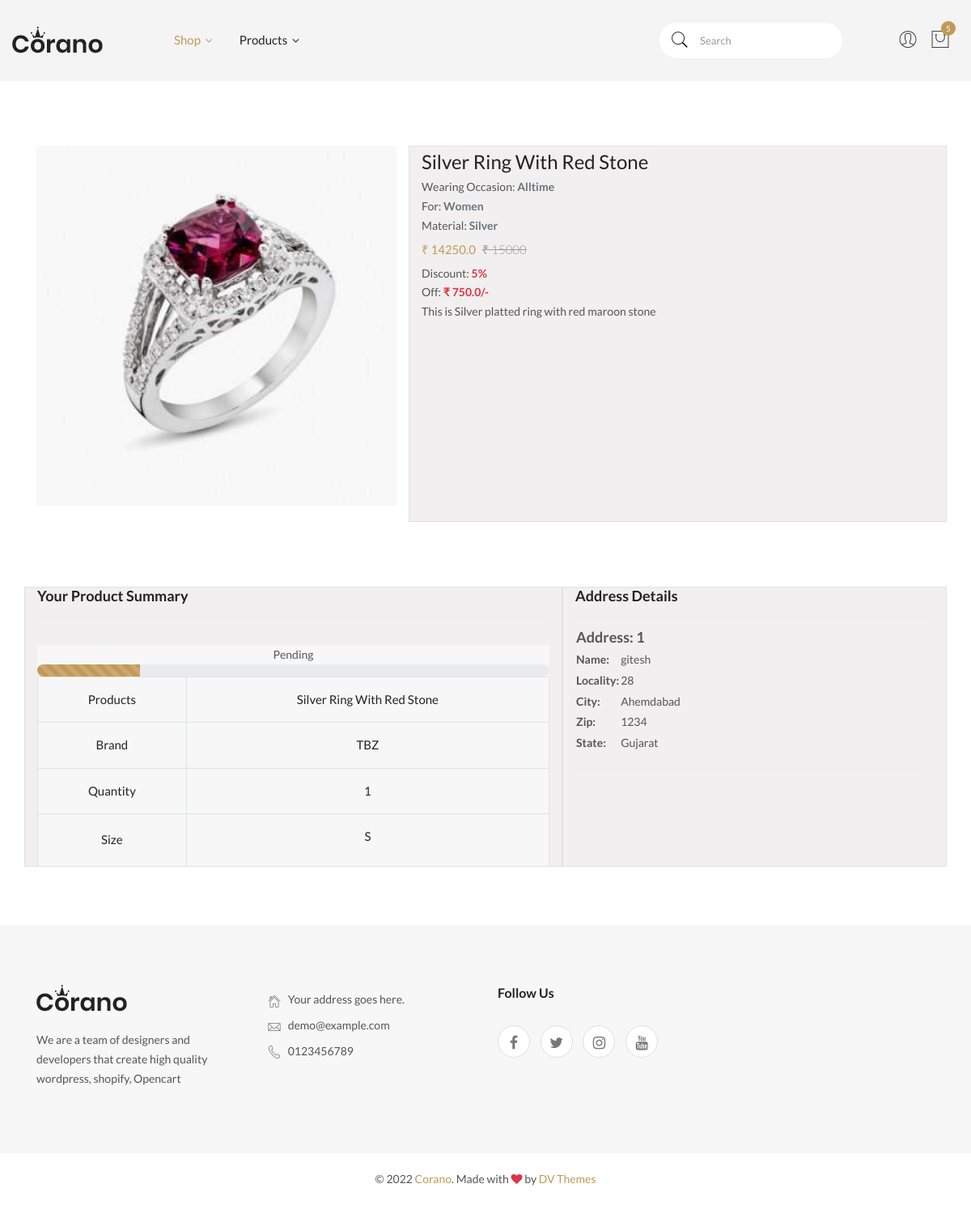
/orderdetails/49/ (signed in), run on the app's committed database.
### myapp/models.py (models this page shows, shortened)
class Order(models.Model):
    user = models.ForeignKey(User,on_delete=models.CASCADE)
    customer = models.ForeignKey(CustomerModel,on_delete=models.CASCADE)
    product = models.ForeignKey(ProductModel,on_delete=models.CASCADE)
    quantity = models.PositiveIntegerField()
    psize = models.CharField(max_length=20,default='S')
    order_date = models.DateTimeField(auto_now_add=True)
    status = models.CharField(choices=step,max_length=200,default='Pending')

class ProductModel(models.Model):
    name= models.CharField(max_length=300)
    main_cate = models.CharField(choices=m_cate,max_length=200)
    sub_cate = models.CharField(choices=s_cate,max_length=200)
    og_price = models.IntegerField()
    discount = models.IntegerField()
    discounted_price = models.IntegerField(null=True)
    sell_price = models.IntegerField(null=True)
    p_type = models.CharField(default = 'Single Material',choices=ptype,max_length=200)
    p_material = models.CharField(choices=p_mate,max_length=200)
    p_brand = models.CharField(choices=p_brand,max_length=200)
    p_occasion = models.CharField(choices=occa,max_length=200)
    p_status = models.CharField(default='Available',choices=pstatus,max_length=100)
    p_mode = models.CharField(choices=pmode,default='Running',max_length=100)
    p_des = models.TextField()
    photo = models.ImageField(upload_to='product/')
    created_at = models.DateField(auto_now_add=True)
    @property
    def discounted_price(self):
        return ((self.og_price)*(self.discount))/100
    @property
    def sell_price(self):
        return (self.og_price)-(self.discounted_price)

class CustomerModel(models.Model):
    user = models.ForeignKey(User,on_delete=models.CASCADE)
    name = models.CharField(max_length=200)
    mobile = models.IntegerField()
    email = models.EmailField()
    locality = models.CharField(max_length=200)
    city = models.CharField(max_length=200)
    zipcode = models.IntegerField()
    state = models.CharField(max_length=200)
    objects = models.Manager()

### myapp/views.py (the view)
# urls.py: path('orderdetails/<int:id>/',orderdetails,name='orderdetails'),
def orderdetails(request,id):
    if request.user.is_authenticated:
        one_product = Order.objects.get(id=id)
        rendom = Order.objects.order_by('?')[:6]
        customer_data = CustomerModel.objects.filter(user=request.user)
        order_data = Order.objects.filter(user=request.user)[::-1]
        proamount = 0
        cart_count = 0
        shipping_amt = 70
        final_amt = 0
        for i in order_data:
            prod_amt = ((i.product.sell_price)*(i.quantity))
            cart_count += i.quantity
            proamount += prod_amt
            final_amt = proamount+shipping_amt
        context = {"order_data":order_data,'one_product':one_product,'cart_count':cart_count,'proamount':proamount,'final_amt':final_amt,'rendom':rendom,'customer_data':customer_data}
        return render(request,'orderdetails.html',context)
    else:
        messages.info(request, '☹︎ Please Login First')
    return redirect('/signin')

### myapp/templates/orderdetails.html (shortened to what this page needs)
{% extends 'base.html' %}
{% load static %}
{% block body %}
<div class="shop-main-wrapper section-padding pb-0">
    <div class="container"  >
        <div class="row">
            <div class="col-lg-12 order-1 order-lg-2">
                <div class="product-details-inner">
                    <div class="row">
                        <div class="col-lg-5">
                            <div class="product-large-slider">
                                <div class="pro-large-img img-zoom">
                                    <img src="{{one_product.product.photo.url}}" alt="product-details" />
                                </div>
                            </div>
                        </div>
                        <div class="col-lg-7 border border dark" style="background-color: #f1eff0;">
                            <div class="product-details-des">
                                <h3 class="product-name">{{one_product.product.name}}</h3>
                                <div>
                                    <span>Wearing Occasion: <strong
                                            class="text-muted">{{one_product.product.p_occasion}}</strong></span>
                                </div>
                                <div>
                                    <span>For: <strong
                                            class="text-muted">{{one_product.product.main_cate}}</strong></span>
                                </div>
                                <div>
                                    <span>Material: <strong
                                            class="text-muted">{{one_product.product.p_material}}</strong></span>
                                </div>
                                <div class="price-box">
                                    <span class="price-regular">₹ {{one_product.product.sell_price}}</span>
                                    <span class="price-old"><del>₹ {{one_product.product.og_price}}</del></span>
                                </div>
                                <div>
                                    <span>Discount: <strong
                                            class="text-danger">{{one_product.product.discount}}%</strong></span>
                                </div>
                                <div>
                                    <span>Off: <strong class="text-danger">₹
                                            {{one_product.product.discounted_price}}/-</strong></span>
                                </div>
                                <p class="pro-desc">{{one_product.product.p_des}}</p>
                            </div>
                        </div>
                    </div>
                </div>
            </div>
        </div>
    </div>
</div>
<main>
    <div class="checkout-page-wrapper section-padding">
        <div class="container" style="background-color: #f1eff0;">
            <div class="row">
                <div class="col-lg-7 border border dark">
                    <div class="order-summary-details">
                        <h5 class="checkout-title">Your Product Summary</h5>
                        <div class="order-summary-content">
                            <div class="order-summary-table table-responsive text-center">
                                <table class="table table-bordered">
                                    <thead>
                                        <tr>
                                            <td><strong>Products</strong></td>
                                            <td><strong>{{one_product.product.name}}</strong></td>
                                        </tr>
                                    </thead>
                                    <tfoot>
                                        <tr>
                                            <td> Brand</td>
                                            <td><strong>{{one_product.product.p_brand}}</strong></td>
                                        </tr>
                                        <tr>
                                            <td>Quantity</td>
                                            <td><strong> {{one_product.quantity}}</strong></td>
                                        </tr>
                                        <tr>
                                            <td>Size</td>
                                            <td>
                                                <label>{{one_product.psize}}</label>
                                            </td>
                                        </tr>
                                    </tfoot>
                                    <tr>
                                        {% if one_product.status == 'Pending' %}
                                        <div class="progress">
                                            <div data-toggle="tooltip" data-placement="top" title="{{one_product.status}}" class="progress-bar progress-bar-striped progress-bar-animated"
                                                role="progressbar" aria-valuenow="75" aria-valuemin="0"
                                                aria-valuemax="100" style="width: 20%"></div>
                                        </div>
                                        {% elif one_product.status == 'Accepted' %}
                                        <div class="progress">
                                            <div data-toggle="tooltip" data-placement="top" title="{{one_product.status}}" class="progress-bar progress-bar-striped progress-bar-animated"
                                                role="progressbar" aria-valuenow="75" aria-valuemin="0"
                                                aria-valuemax="100" style="width: 40%"></div>
                                        </div>
                                        {% elif one_product.status == 'Packing' %}
                                        <div class="progress">
                                            <div data-toggle="tooltip" data-placement="top" title="{{one_product.status}}" class="progress-bar progress-bar-striped progress-bar-animated"
                                                role="progressbar" aria-valuenow="75" aria-valuemin="0"
                                                aria-valuemax="100" style="width: 60%"></div>
                                        </div>
                                        {% elif one_product.status == 'Shipping' %}
                                        <div class="progress">
                                            <div data-toggle="tooltip" data-placement="top" title="{{one_product.status}}" class="progress-bar progress-bar-striped progress-bar-animated"
                                                role="progressbar" aria-valuenow="75" aria-valuemin="0"
                                                aria-valuemax="100" style="width: 80%"></div>
                                        </div>
                                        {% elif one_product.status == 'Deliverd' %}
                                        <div class="progress">
                                            <div data-toggle="tooltip" data-placement="top" title="{{one_product.status}}" class="progress-bar progress-bar-striped progress-bar-animated"
                                                role="progressbar" aria-valuenow="75" aria-valuemin="0"
                                                aria-valuemax="100" style="width: 100%"></div>
                                        </div>
                                        {% endif %}
                                    </tr>
                                </table>
                            </div>
                        </div>
                    </div>
                </div>
                <div class="col-lg-5 border border dark"  >
                    <div class="checkout-billing-details-wrap">
                        <h5 class="checkout-title">Address Details</h5>
                        <div class="billing-form-wrap">
                            <div class="minicart-content-box">
                                <div class="minicart-item-wrapper">
                                    <form action="{% url 'placeorder' %}" method="POST">
                                        <ul>
                                            {% for add in customer_data %}
                                            <li class="minicart-item">
                                                <div class="minicart-thumb">
                                                    <table>
                                                        <tbody>
                                                            <tr>
                                                                <th class="h5" colspan="2">
                                                                    <div class="single-payment-method show">
                                                                        <div class="payment-method-name">
                                                                            <div class="">
                                                                                <label class="custom-control-label"
                                                                                    for="{{add.id}}">Address:
                                                                                    {{forloop.counter}}</label>
                                                                            </div>
                                                                        </div>
                                                                    </div>
                                                                </th>
                                                            </tr>
                                                            <tr>
                                                                <th>Name:</th>
                                                                <td>{{add.name}}</td>
                                                            </tr>
                                                            <tr>
                                                                <th>Locality:</th>
                                                                <td>{{add.locality}}</td>
                                                            </tr>
                                                            <tr>
                                                                <th>City:</th>
                                                                <td>{{add.city}}</td>
                                                            </tr>
                                                            <tr>
                                                                <th>Zip:</th>
                                                                <td>{{add.zipcode}}</td>
                                                            </tr>
                                                            <tr>
                                                                <th>State:</th>
                                                                <td>{{add.state}}</td>
                                                            </tr>
                                                        </tbody>
                                                    </table>
                                                </div>
                                            </li>
                                            {% endfor %}
                                        </ul>
                                    </form>
                                </div>
                            </div>
                        </div>
                    </div>
                </div>
            </div>
        </div>
    </div>
</main>
{% endblock body %}

### data on the page
Order: product.photo (picture), product.name "Silver Ring With Red Stone", product.p_occasion "Alltime", product.main_cate "Women", product.p_material "Silver", product.sell_price "14250.0", product.og_price "15000", product.discount "5", product.discounted_price "750.0", product.p_des "This is Silver platted ring with red maroon stone", product.p_brand "TBZ", quantity "1", psize "S"
CustomerModel: name "gitesh", locality "28", city "Ahemdabad", zipcode "1234", state "Gujarat"

### other printed values
{{ cart_count }} "5"
